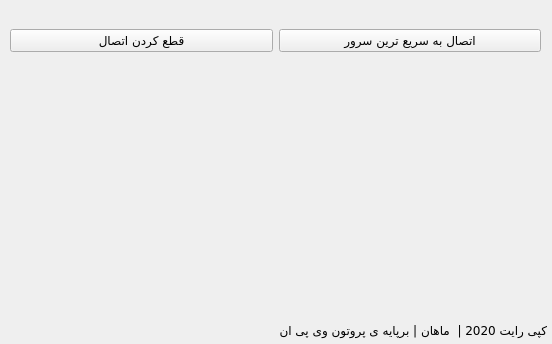
<?xml version="1.0" encoding="UTF-8"?>
<ui version="4.0">
 <class>MainWindow</class>
 <widget class="QMainWindow" name="MainWindow">
  <property name="geometry">
   <rect>
    <x>0</x>
    <y>0</y>
    <width>552</width>
    <height>344</height>
   </rect>
  </property>
  <property name="font">
   <font>
    <family>IRANSans</family>
   </font>
  </property>
  <property name="windowTitle">
   <string>ام دی وی پی ان</string>
  </property>
  <property name="windowIcon">
   <iconset>
    <normaloff>../../Downloads/vpn-icon-with-shield_116137-218.jpg</normaloff>../../Downloads/vpn-icon-with-shield_116137-218.jpg</iconset>
  </property>
  <widget class="QWidget" name="centralwidget">
   <widget class="QLabel" name="label">
    <property name="geometry">
     <rect>
      <x>10</x>
      <y>100</y>
      <width>531</width>
      <height>211</height>
     </rect>
    </property>
    <property name="text">
     <string/>
    </property>
   </widget>
   <widget class="QWidget" name="horizontalLayoutWidget">
    <property name="geometry">
     <rect>
      <x>10</x>
      <y>0</y>
      <width>531</width>
      <height>81</height>
     </rect>
    </property>
    <layout class="QHBoxLayout" name="horizontalLayout">
     <item>
      <widget class="QPushButton" name="disconnectBtn">
       <property name="text">
        <string>قطع کردن اتصال</string>
       </property>
      </widget>
     </item>
     <item>
      <widget class="QPushButton" name="connectTofastesServerButton">
       <property name="text">
        <string>اتصال به سریع ترین سرور</string>
       </property>
      </widget>
     </item>
    </layout>
   </widget>
   <widget class="QLabel" name="label_2">
    <property name="geometry">
     <rect>
      <x>216</x>
      <y>320</y>
      <width>331</width>
      <height>20</height>
     </rect>
    </property>
    <property name="text">
     <string>کپی رایت 2020 |  ماهان | برپایه ی پروتون وی پی ان</string>
    </property>
   </widget>
  </widget>
 </widget>
 <resources/>
 <connections/>
</ui>
